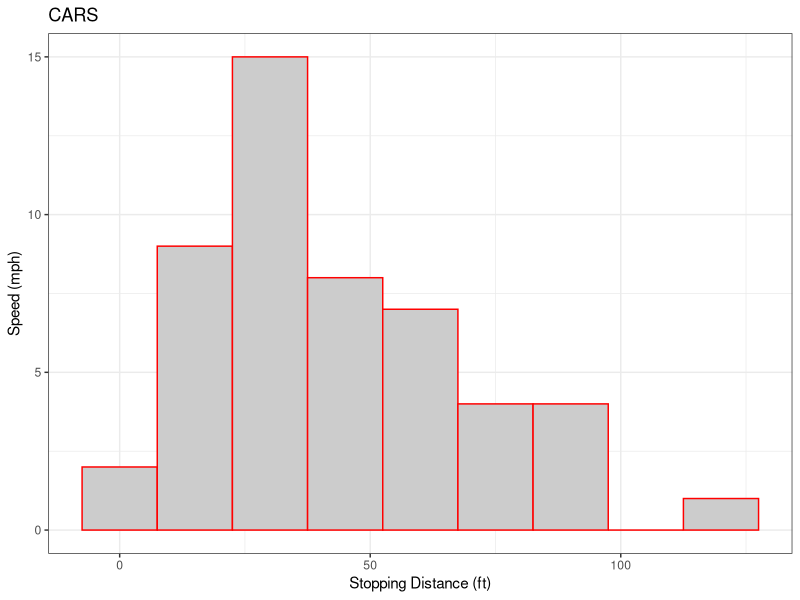
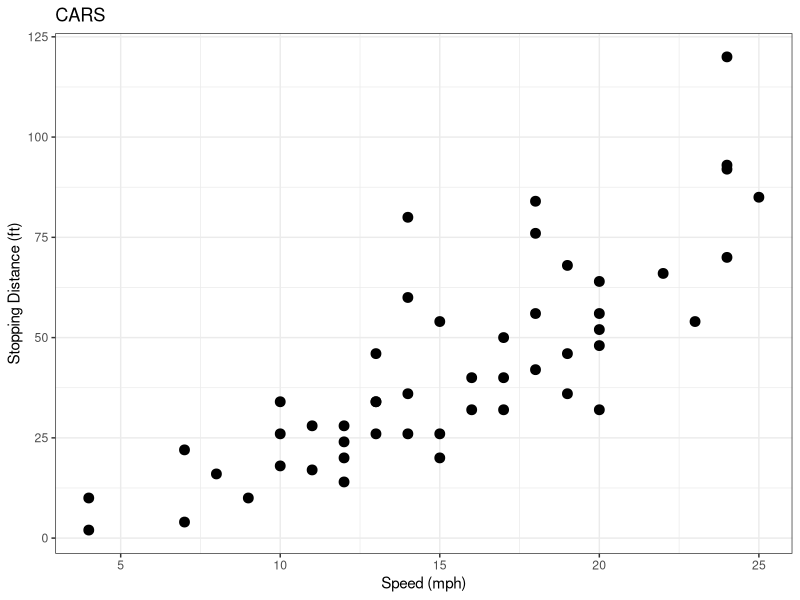
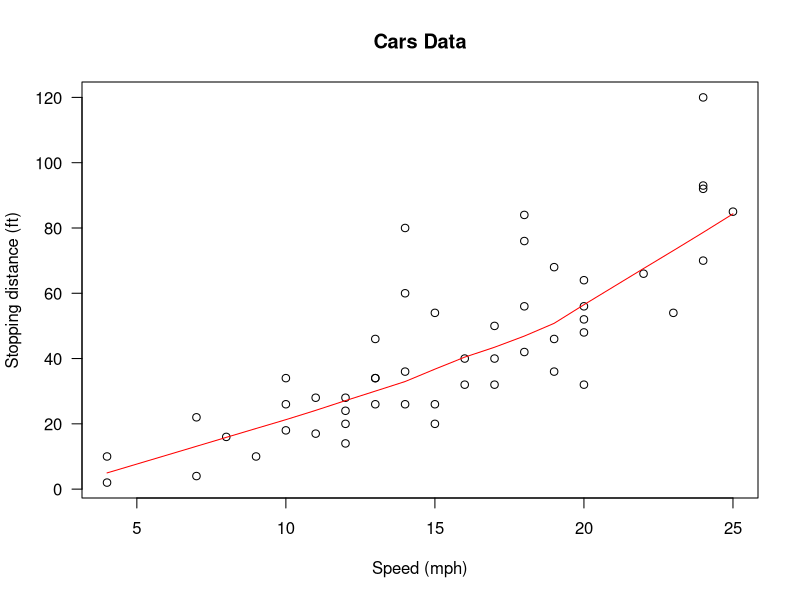
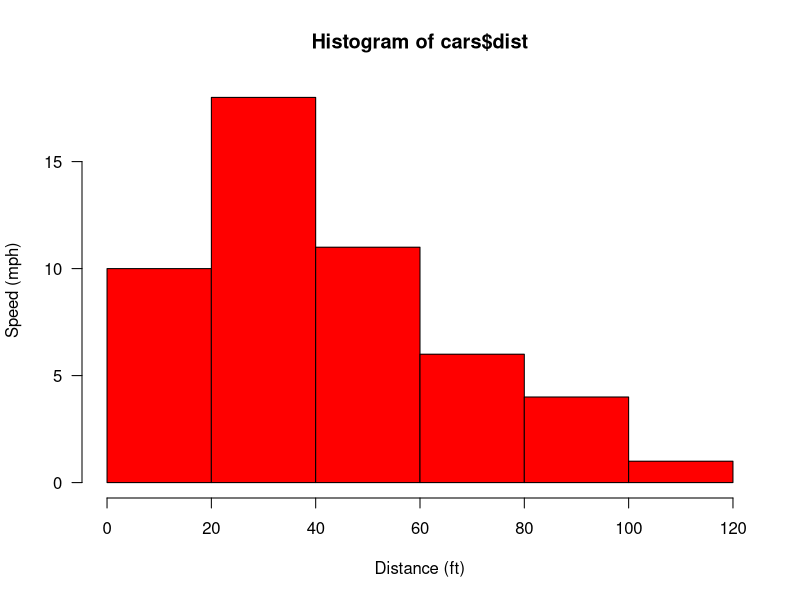

Reproduce these figures in R, in order.
## ---- chunk 1
knitr::opts_chunk$set(echo = TRUE)
## ---- chunk 2
library(ggplot2)
library(datasets)
## ---- chunk 3
ggplot(cars, aes(x=dist)) +
  geom_histogram(binwidth = 15, color = "red", fill="grey80") +
  theme_bw() +
  labs(x = "Stopping Distance (ft)", y = "Speed (mph)" , title = "CARS")
## ---- chunk 4
ggplot(cars, aes(x=speed, y=dist)) +
  geom_point(size = 3) +
  theme_bw() +
  labs(x = "Speed (mph)", y = "Stopping Distance (ft)", title = "CARS")
## ---- chunk 5
require(stats); require(graphics)
plot(cars, xlab = "Speed (mph)", ylab = "Stopping distance (ft)",
     las = 1)
lines(lowess(cars$speed, cars$dist, f = 2/3, iter = 3), col = "red")
title(main = "Cars Data")
## ---- chunk 6
require(stats); require(graphics)
hist(cars$dist, xlab = "Distance (ft)", ylab = "Speed (mph)", col = "Red", las = 1)
